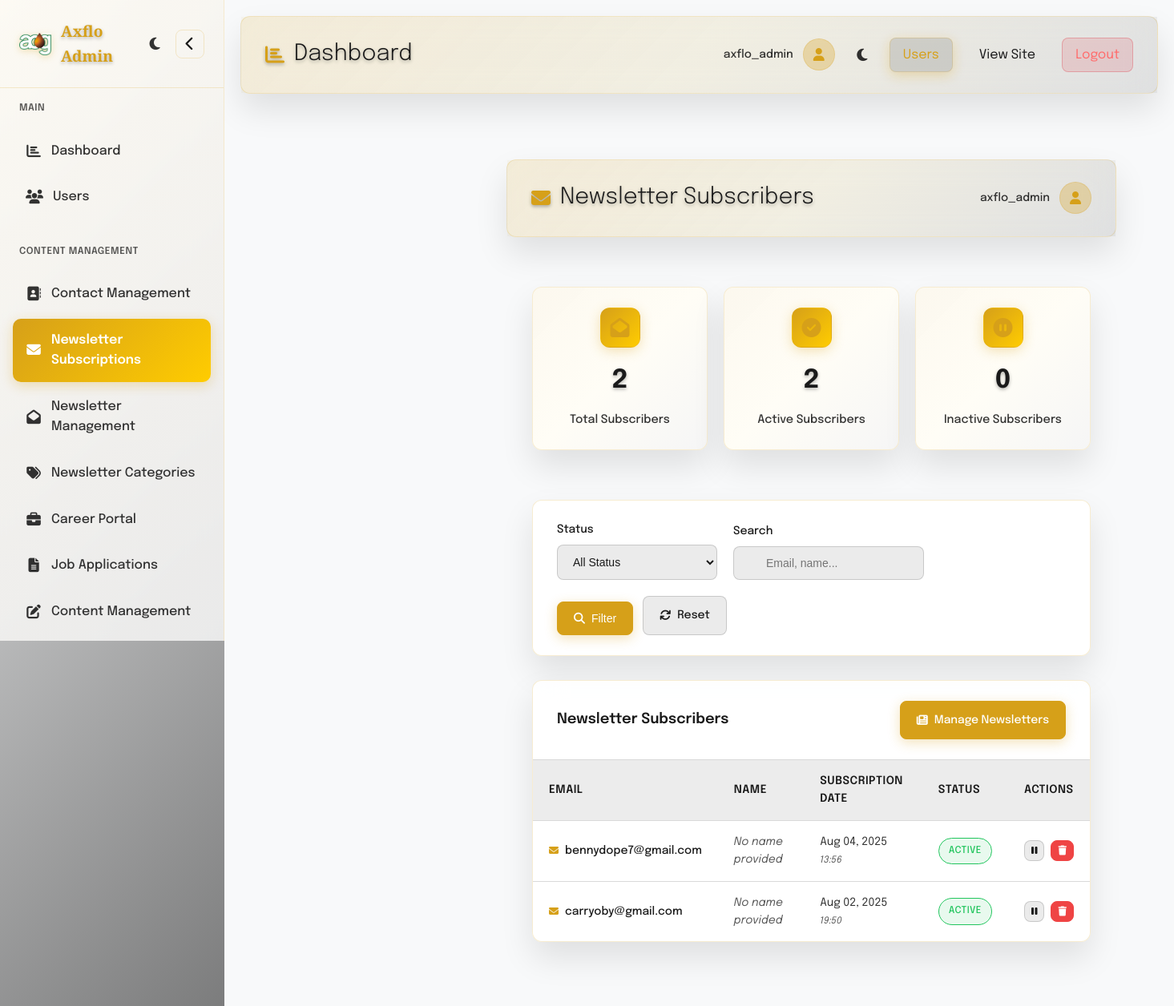
Page /admin-subscribers/ (signed in) on the committed database.
### axflo_app/models.py (models this page shows, shortened)
class Subscriber(models.Model):
    email = models.EmailField(unique=True)
    first_name = models.CharField(max_length=100, blank=True)
    last_name = models.CharField(max_length=100, blank=True)
    subscription_date = models.DateTimeField(auto_now_add=True)
    interests = models.ManyToManyField(SubscriptionCategory, blank=True)
    active_status = models.BooleanField(default=True)
    unsubscribe_token = models.CharField(max_length=100, unique=True, blank=True)
    class Meta:
        ordering = ['-subscription_date']

### axflo_app/views.py (the view)
# urls.py: path('admin-subscribers/', views.admin_subscribers, name='admin_subscribers'),
def admin_subscribers(request):
    from django.http import HttpResponseRedirect
    from django.core.paginator import Paginator
    from django.db.models import Q
    if not request.user.is_authenticated:
        return HttpResponseRedirect('/admin-login/')
    if not (request.user.is_staff or request.user.is_superuser):
        return HttpResponseRedirect('/admin-login/')
    status_filter = request.GET.get('status', 'all')
    search_query = request.GET.get('search', '')
    subscribers = Subscriber.objects.all()
    if status_filter == 'active':
        subscribers = subscribers.filter(active_status=True)
    elif status_filter == 'inactive':
        subscribers = subscribers.filter(active_status=False)
    if search_query:
        subscribers = subscribers.filter(
            Q(email__icontains=search_query) |
            Q(first_name__icontains=search_query) |
            Q(last_name__icontains=search_query)
        )
    subscribers = subscribers.order_by('-subscription_date')
    paginator = Paginator(subscribers, 20)
    page_number = request.GET.get('page')
    page_obj = paginator.get_page(page_number)
    subscription_categories = SubscriptionCategory.objects.all()
    context = {
        'subscribers': page_obj,
        'subscription_categories': subscription_categories,
        'status_filter': status_filter,
        'search_query': search_query,
        'total_subscribers': Subscriber.objects.count(),
        'active_subscribers': Subscriber.objects.filter(active_status=True).count(),
        'inactive_subscribers': Subscriber.objects.filter(active_status=False).count(),
    }
    return render(request, 'axflo_app/admin/subscribers.html', context)

### axflo_app/templates/axflo_app/admin/subscribers.html (shortened to what this page needs)
{% extends 'axflo_app/admin/admin_base.html' %}
{% load static %}
{% block extra_css %}
    <link rel="stylesheet" href="{% static 'axflo_app/css/admin_subscribers.css' %}">
{% endblock %}
{% block content %}
        <main class="main-content">
            <header class="main-header">
                <div class="header-left">
                    <h1 class="page-title">
                        <i class="fas fa-envelope page-icon"></i>
                        Newsletter Subscribers
                    </h1>
                </div>
                <div class="header-right">
                    <div class="user-info">
                        <span class="user-name">{{ request.user.username }}</span>
                        <div class="user-avatar">
                            <i class="fas fa-user"></i>
                        </div>
                    </div>
                </div>
            </header>
            <div class="content-wrapper">
                <div class="stats-grid" style="grid-template-columns: repeat(3, 1fr); margin-bottom: 2rem;">
                    <div class="stat-card">
                        <div class="stat-icon">
                            <i class="fas fa-envelope-open"></i>
                        </div>
                        <div class="stat-number">{{ total_subscribers }}</div>
                        <div class="stat-label">Total Subscribers</div>
                    </div>
                    <div class="stat-card">
                        <div class="stat-icon">
                            <i class="fas fa-check-circle"></i>
                        </div>
                        <div class="stat-number">{{ active_subscribers }}</div>
                        <div class="stat-label">Active Subscribers</div>
                    </div>
                    <div class="stat-card">
                        <div class="stat-icon">
                            <i class="fas fa-pause-circle"></i>
                        </div>
                        <div class="stat-number">{{ inactive_subscribers }}</div>
                        <div class="stat-label">Inactive Subscribers</div>
                    </div>
                </div>
                <div class="filters-container">
                    <form method="get" class="filters-form">
                        <div class="filter-group">
                            <label for="status">Status</label>
                            <select name="status" id="status">
                                <option value="all" {% if status_filter == 'all' %}selected{% endif %}>All Status</option>
                            </select>
                        </div>
                        <div class="filter-group">
                            <label for="search">Search</label>
                            <input type="text" name="search" id="search" placeholder="Email, name..." value="{{ search_query }}">
                        </div>
                        <div class="filter-actions">
                            <button type="submit" class="btn btn-primary">
                                <i class="fas fa-search"></i> Filter
                            </button>
                            <a href="/admin-subscribers/" class="btn btn-secondary">
                                <i class="fas fa-refresh"></i> Reset
                            </a>
                        </div>
                    </form>
                </div>
                <div class="table-container">
                    <div class="table-header">
                        <h3>Newsletter Subscribers</h3>
                        <div class="table-actions">
                            <a href="/admin-newsletters/" class="btn btn-primary">
                                <i class="fas fa-newspaper"></i> Manage Newsletters
                            </a>
                        </div>
                    </div>
                    {% if subscribers %}
                        <div class="table-responsive">
                            <table class="data-table">
                                <thead>
                                    <tr>
                                        <th>Email</th>
                                        <th>Name</th>
                                        <th>Subscription Date</th>
                                        <th>Status</th>
                                        <th>Actions</th>
                                    </tr>
                                </thead>
                                <tbody>
                                    {% for subscriber in subscribers %}
                                        <tr>
                                            <td>
                                                <div class="subscriber-email">
                                                    <i class="fas fa-envelope"></i>
                                                    {{ subscriber.email }}
                                                </div>
                                            </td>
                                            <td>
                                                {% if subscriber.first_name or subscriber.last_name %}
                                                    {{ subscriber.first_name }} {{ subscriber.last_name }}
                                                {% else %}
                                                    <span class="text-muted">No name provided</span>
                                                {% endif %}
                                            </td>
                                            <td>
                                                <div>{{ subscriber.subscription_date|date:"M d, Y" }}</div>
                                                <small class="text-muted">{{ subscriber.subscription_date|date:"H:i" }}</small>
                                            </td>
                                            <td>
                                                <span class="status-badge {% if subscriber.active_status %}active{% else %}inactive{% endif %}">
                                                    {% if subscriber.active_status %}Active{% else %}Inactive{% endif %}
                                                </span>
                                            </td>
                                            <td>
                                                <div class="action-buttons">
                                                    <button class="btn btn-sm btn-secondary" onclick="toggleSubscriberStatus({{ subscriber.id }})" title="Toggle Status">
                                                        <i class="fas {% if subscriber.active_status %}fa-pause{% else %}fa-play{% endif %}"></i>
                                                    </button>
                                                    <button class="btn btn-sm btn-danger" onclick="deleteSubscriber({{ subscriber.id }}, '{{ subscriber.email }}')" title="Delete">
                                                        <i class="fas fa-trash"></i>
                                                    </button>
                                                </div>
                                            </td>
                                        </tr>
                                    {% endfor %}
                                </tbody>
                            </table>
                        </div>
                    {% endif %}
                </div>
            </div>
        </main>
    </div>
{% endblock%}

### axflo_app/templates/axflo_app/admin/components/admin_header.html (shortened to what this page needs)
<header class="main-header">
    <div class="header-left">
        <h1 class="page-title">
            <i class="fas {{ page_icon|default:'fa-chart-bar' }} page-icon"></i>
            {{ page_title|default:'Dashboard' }}
        </h1>
    </div>
    <div class="header-right">
        <div class="user-info">
            <span class="user-name">{{ request.user.username|default:'Admin' }}</span>
            <div class="user-avatar">
                <i class="fas fa-user"></i>
            </div>
        </div>
        <button class="theme-toggle" id="themeToggle2">
            <i class="fas fa-moon"></i>
        </button>
        <nav class="admin-nav">
            <a href="/admin-users/" class="current">Users</a>
            <a href="/" target="_blank">View Site</a>
            <a href="/admin-logout/" class="logout-btn">Logout</a>
        </nav>
    </div>
</header>

### axflo_app/static/axflo_app/css/base.css (style rules this page uses)
:root { --primary-gold: #d6a019; --primary-gold-light: #ffcc00; --bg-dark: #0a0a0a; --bg-light: #fafafa; --bg-glass: rgba(255, 255, 255, 0.08); --bg-glass-hover: rgba(255, 255, 255, 0.12); --text-primary: #1a1a1a; --text-secondary: rgba(26, 26, 26, 0.7); --text-tertiary: rgba(26, 26, 26, 0.5); --text-dark: #000000; --text-white: #ffffff; --text-light-alpha: rgba(255, 255, 255, 0.9); --text-light-secondary: rgba(255, 255, 255, 0.7); --border-glass: rgba(214, 160, 25, 0.3); --shadow-primary: 0 20px 40px rgba(0, 0, 0, 0.1); --shadow-hover: 0 25px 50px rgba(0, 0, 0, 0.4); --blur-amount: 20px; --transition: all 0.6s cubic-bezier(0.25, 0.46, 0.45, 0.94); --transition-smooth: all 0.4s cubic-bezier(0.25, 0.46, 0.45, 0.94); --transition-bounce: all 0.6s cubic-bezier(0.68, -0.55, 0.265, 1.55); --background: rgb(214, 160, 25); --hover-color: #ffcc00; --primary-gradient: rgba(0, 0, 0, 0.8); --secondary-gradient: rgba(0, 0, 0, 1); --shadow-color: rgba(0, 0, 0, 0.3); --overlay-color: rgba(0, 0, 0, 0.5); --accent-glow: rgba(214, 160, 25, 0.3); --glass-border: rgba(214, 160, 25, 0.2); --news-section-bg: #141414; --card-bg: rgba(20, 20, 20, 0.6); --card-border: rgba(214, 160, 25, 0.15); --gradient-overlay: linear-gradient(135deg, rgba(214, 160, 25, 0.1) 0%, rgba(0, 0, 0, 0.3) 100%); --gradient-mesh: linear-gradient(135deg, rgba(214, 160, 25, 0.15) 0%, rgba(255, 204, 0, 0.08) 50%, rgba(0, 0, 0, 0.3) 100%); --footer-bg: rgb(214, 160, 25); --footer-text: #000; --footer-link-hover: rgb(214, 160, 25); --footer-border: #fff; }
* { margin: 0; padding: 0; box-sizing: border-box; }
body { font-family: 'Epilogue', sans-serif; line-height: 1.6; color: var(--text-primary); background: var(--bg-light); overflow-x: hidden; }
.stat-number { font-size: 1.5rem; font-weight: 700; color: var(--text-primary); display: block; }
.stat-label { font-size: 0.875rem; color: rgba(255, 255, 255, 0.8); margin-top: 0.25rem; }

### rows in the picture
Subscriber: email "bennydope7@gmail.com", first_name "No name provided", subscription_date "Aug 04, 2025", subscription_date "13:56", active_status "ACTIVE"
Subscriber: email "carryoby@gmail.com", first_name "No name provided", subscription_date "Aug 02, 2025", subscription_date "19:50", active_status "ACTIVE"

### other values in the picture
{{ page_title|default:'Dashboard' }} "Dashboard"
{{ request.user.username|default:'Admin' }} "axflo_admin"
{{ request.user.username }} "axflo_admin"
{{ total_subscribers }} "2"
{{ active_subscribers }} "2"
{{ inactive_subscribers }} "0"
